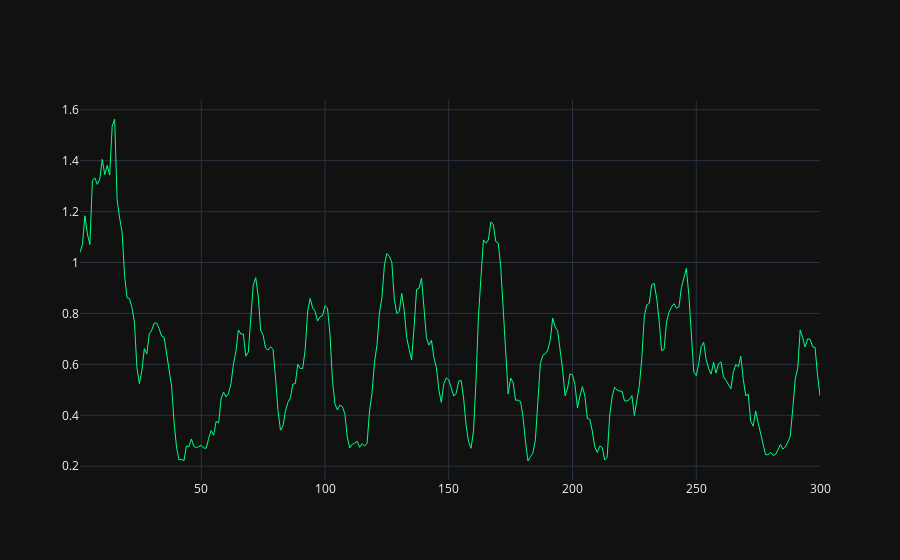

Here is the notebook cell this chart was saved with:
### Code cell
windows_distance_euclidienne = distance_euclidienne.iloc[1700:2000]
index_num = np.arange(1, len(windows_distance_euclidienne) + 1)
fig = go.Figure(data=[go.Scatter(
    x=index_num, 
    y=windows_distance_euclidienne,
    mode='lines',
    name='distance_euclidienne',
    line=dict(color='#00ff88', width=1)
)])
fig.show()

### Figure 1 — Plotly figure (JSON) as saved in the notebook; plotly's stock layout.template omitted (floating-point values rounded to 4 significant figures; data arrays with more than 128 entries replaced by an {"elided": "..."} marker saying what was removed)
{"data": [{"line": {"color": "#00ff88", "width": 1}, "mode": "lines", "name": "distance_euclidienne", "type": "scatter", "x": {"elided": "300 int values"}, "y": {"elided": "300 float values"}}], "layout": {}}
